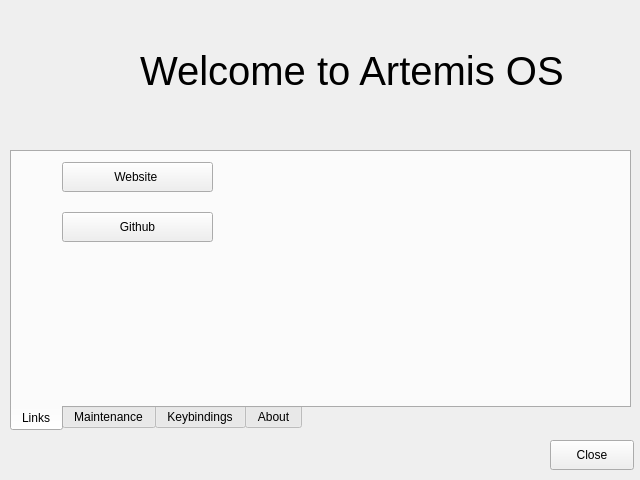
<?xml version="1.0" encoding="UTF-8"?>
<ui version="4.0">
 <class>MainWindow</class>
 <widget class="QMainWindow" name="MainWindow">
  <property name="geometry">
   <rect>
    <x>0</x>
    <y>0</y>
    <width>640</width>
    <height>480</height>
   </rect>
  </property>
  <property name="sizePolicy">
   <sizepolicy hsizetype="Fixed" vsizetype="Fixed">
    <horstretch>0</horstretch>
    <verstretch>0</verstretch>
   </sizepolicy>
  </property>
  <property name="windowTitle">
   <string>Artemis OS Welcome</string>
  </property>
  <property name="windowIcon">
   <iconset>
    <normaloff>assets/logo_small.png</normaloff>assets/logo_small.png</iconset>
  </property>
  <property name="tabShape">
   <enum>QTabWidget::Triangular</enum>
  </property>
  <widget class="QWidget" name="centralwidget">
   <widget class="QLabel" name="label">
    <property name="geometry">
     <rect>
      <x>0</x>
      <y>0</y>
      <width>140</width>
      <height>140</height>
     </rect>
    </property>
    <property name="maximumSize">
     <size>
      <width>140</width>
      <height>140</height>
     </size>
    </property>
    <property name="text">
     <string/>
    </property>
    <property name="textFormat">
     <enum>Qt::PlainText</enum>
    </property>
    <property name="pixmap">
     <pixmap>assets/logo_small.png</pixmap>
    </property>
   </widget>
   <widget class="QPushButton" name="close">
    <property name="geometry">
     <rect>
      <x>550</x>
      <y>440</y>
      <width>84</width>
      <height>30</height>
     </rect>
    </property>
    <property name="text">
     <string>Close</string>
    </property>
   </widget>
   <widget class="QLabel" name="label_2">
    <property name="geometry">
     <rect>
      <x>140</x>
      <y>40</y>
      <width>541</width>
      <height>61</height>
     </rect>
    </property>
    <property name="font">
     <font>
      <pointsize>30</pointsize>
     </font>
    </property>
    <property name="text">
     <string>Welcome to Artemis OS</string>
    </property>
   </widget>
   <widget class="QTabWidget" name="tabWidget">
    <property name="geometry">
     <rect>
      <x>10</x>
      <y>150</y>
      <width>621</width>
      <height>281</height>
     </rect>
    </property>
    <property name="sizePolicy">
     <sizepolicy hsizetype="Fixed" vsizetype="Fixed">
      <horstretch>0</horstretch>
      <verstretch>0</verstretch>
     </sizepolicy>
    </property>
    <property name="styleSheet">
     <string notr="true"/>
    </property>
    <property name="tabPosition">
     <enum>QTabWidget::South</enum>
    </property>
    <property name="currentIndex">
     <number>0</number>
    </property>
    <widget class="QWidget" name="tab">
     <attribute name="title">
      <string>Links</string>
     </attribute>
     <widget class="QPushButton" name="website">
      <property name="geometry">
       <rect>
        <x>50</x>
        <y>10</y>
        <width>151</width>
        <height>30</height>
       </rect>
      </property>
      <property name="styleSheet">
       <string notr="true"/>
      </property>
      <property name="text">
       <string>Website </string>
      </property>
     </widget>
     <widget class="QPushButton" name="github">
      <property name="geometry">
       <rect>
        <x>50</x>
        <y>60</y>
        <width>151</width>
        <height>30</height>
       </rect>
      </property>
      <property name="styleSheet">
       <string notr="true"/>
      </property>
      <property name="text">
       <string>Github</string>
      </property>
     </widget>
    </widget>
    <widget class="QWidget" name="tab_2">
     <attribute name="title">
      <string>Maintenance</string>
     </attribute>
     <widget class="QPushButton" name="update">
      <property name="geometry">
       <rect>
        <x>10</x>
        <y>0</y>
        <width>84</width>
        <height>30</height>
       </rect>
      </property>
      <property name="text">
       <string>Update</string>
      </property>
     </widget>
     <widget class="QPlainTextEdit" name="output1">
      <property name="geometry">
       <rect>
        <x>0</x>
        <y>67</y>
        <width>611</width>
        <height>121</height>
       </rect>
      </property>
     </widget>
     <widget class="QPushButton" name="pacfix">
      <property name="geometry">
       <rect>
        <x>100</x>
        <y>0</y>
        <width>111</width>
        <height>30</height>
       </rect>
      </property>
      <property name="text">
       <string>Pacman Fix</string>
      </property>
     </widget>
     <widget class="QPushButton" name="clearbox">
      <property name="geometry">
       <rect>
        <x>10</x>
        <y>200</y>
        <width>111</width>
        <height>30</height>
       </rect>
      </property>
      <property name="text">
       <string>Clear</string>
      </property>
     </widget>
     <widget class="QPushButton" name="autostart">
      <property name="geometry">
       <rect>
        <x>470</x>
        <y>200</y>
        <width>141</width>
        <height>21</height>
       </rect>
      </property>
      <property name="font">
       <font>
        <pointsize>8</pointsize>
       </font>
      </property>
      <property name="text">
       <string>Enable/Disable autostart</string>
      </property>
     </widget>
    </widget>
    <widget class="QWidget" name="tab_3">
     <attribute name="title">
      <string>Keybindings</string>
     </attribute>
     <widget class="QTextBrowser" name="textBrowser">
      <property name="geometry">
       <rect>
        <x>-5</x>
        <y>1</y>
        <width>621</width>
        <height>241</height>
       </rect>
      </property>
      <property name="html">
       <string>&lt;!DOCTYPE HTML PUBLIC &quot;-//W3C//DTD HTML 4.0//EN&quot; &quot;http://www.w3.org/TR/REC-html40/strict.dtd&quot;&gt;
&lt;html&gt;&lt;head&gt;&lt;meta name=&quot;qrichtext&quot; content=&quot;1&quot; /&gt;&lt;style type=&quot;text/css&quot;&gt;
p, li { white-space: pre-wrap; }
&lt;/style&gt;&lt;/head&gt;&lt;body style=&quot; font-family:'Noto Sans'; font-size:10pt; font-weight:400; font-style:normal;&quot;&gt;
&lt;p style=&quot; margin-top:0px; margin-bottom:0px; margin-left:0px; margin-right:0px; -qt-block-indent:0; text-indent:0px;&quot;&gt;&lt;span style=&quot; font-weight:600; font-style:italic;&quot;&gt;Open settings: 	Meta + S&lt;/span&gt;&lt;/p&gt;
&lt;p style=&quot; margin-top:0px; margin-bottom:0px; margin-left:0px; margin-right:0px; -qt-block-indent:0; text-indent:0px;&quot;&gt;&lt;span style=&quot; font-weight:600; font-style:italic;&quot;&gt;Open Konsole:	Meta + Return&lt;/span&gt;&lt;/p&gt;
&lt;p style=&quot; margin-top:0px; margin-bottom:0px; margin-left:0px; margin-right:0px; -qt-block-indent:0; text-indent:0px;&quot;&gt;&lt;span style=&quot; font-weight:600; font-style:italic;&quot;&gt;Open Dolphin: 	Meta + E&lt;/span&gt;&lt;/p&gt;
&lt;p style=&quot; margin-top:0px; margin-bottom:0px; margin-left:0px; margin-right:0px; -qt-block-indent:0; text-indent:0px;&quot;&gt;&lt;span style=&quot; font-weight:600; font-style:italic;&quot;&gt;Kill focused window: 	Meta + Backspace&lt;/span&gt;&lt;/p&gt;
&lt;p style=&quot;-qt-paragraph-type:empty; margin-top:0px; margin-bottom:0px; margin-left:0px; margin-right:0px; -qt-block-indent:0; text-indent:0px; font-weight:600; font-style:italic;&quot;&gt;&lt;br /&gt;&lt;/p&gt;&lt;/body&gt;&lt;/html&gt;</string>
      </property>
     </widget>
    </widget>
    <widget class="QWidget" name="tab_4">
     <attribute name="title">
      <string>About</string>
     </attribute>
    </widget>
   </widget>
  </widget>
 </widget>
 <resources/>
 <connections/>
</ui>
